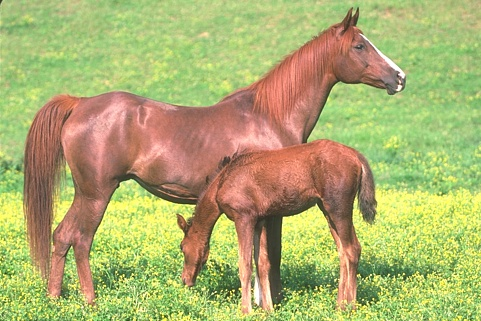
#> input picture Image Processing/TP/horse.jpg, 481 x 321 px
$ python detectionContours.py
#> lines starting #> are read from the running program, lines starting #| are printed output that depends on the picture; after the words box and inside, x2 and y2 are one past the last pixel; in counts of white or black regions, pixels touching at a corner belong together
import cv2
import matplotlib.pyplot as plt

# read the image
image = cv2.imread("horse.jpg")
#> image is the input picture: shape (321, 481, 3); mean B, G, R 111, 175.1, 174.6
# convert to RGB
image = cv2.cvtColor(image, cv2.COLOR_BGR2RGB)
# convert to grayscale
gray = cv2.cvtColor(image, cv2.COLOR_RGB2GRAY)
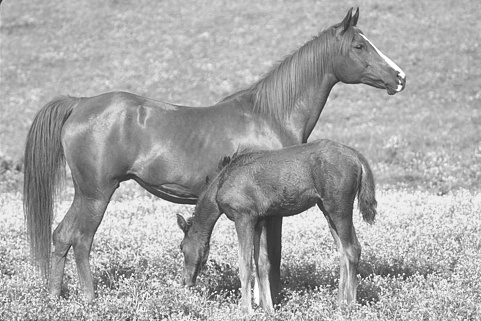
#> gray: shape (321, 481); min 37, max 255, mean 167.7
# create a binary thresholded image
_, binary = cv2.threshold(gray, 225, 255, cv2.THRESH_BINARY_INV)
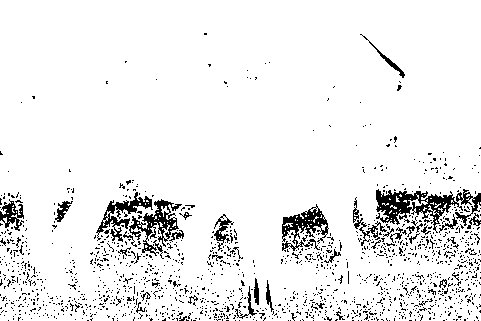
#> binary: shape (321, 481); 92.6% white; black in thin lines or dots, all inside (x1, y1, x2, y2) = (0, 33, 481, 321)
# show it
plt.imshow(binary, cmap="gray")
plt.show()
# find the contours from the thresholded image
contours, hierarchy = cv2.findContours(binary, cv2.RETR_TREE, cv2.CHAIN_APPROX_SIMPLE)
#> contours = 2021 contours, 1934 with area under 20; largest, box (x1, y1, x2, y2) and area: (0, 0, 481, 321) 152689, (375, 188, 460, 232) 1816, (128, 198, 183, 248) 1042, (281, 207, 329, 249) 952, (102, 191, 154, 221) 537
# draw all contours
image = cv2.drawContours(image, contours, -1, (0, 255, 0), 2)
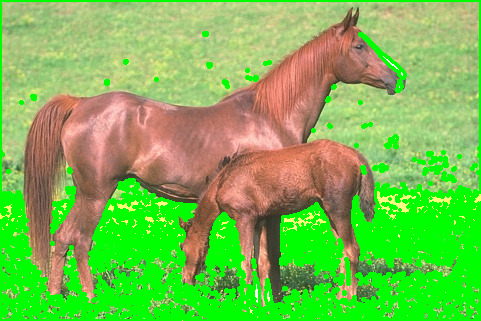
#> image: shape (321, 481, 3); mean R, G, B 122.1, 188.1, 80.3
# show the image with the drawn contours
plt.imshow(image)
plt.show()

$ run again, with Image Processing/TP/113016.jpg copied over Image Processing/TP/horse.jpg
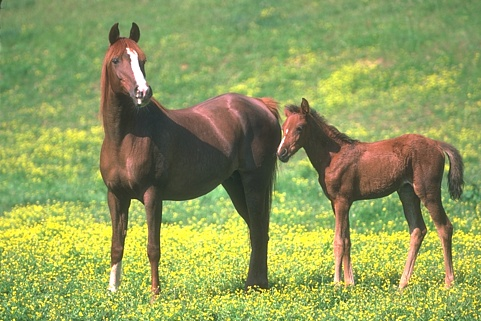
#> input picture Image Processing/TP/113016.jpg, 481 x 321 px
#> image is the input picture: shape (321, 481, 3); mean B, G, R 90.8, 157.9, 144.6
#> `_, binary = cv2.threshold(gray, 225, 255, cv2.THRESH_BINARY_INV)`:
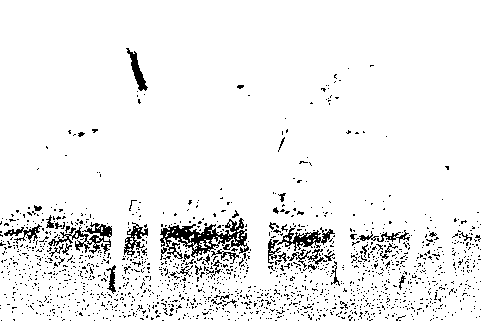
#> binary: shape (321, 481); 93.7% white; black in thin lines or dots, all inside (x1, y1, x2, y2) = (0, 48, 481, 321)
#> contours = 1993 contours, 1898 with area under 20; largest, box (x1, y1, x2, y2) and area: (0, 0, 481, 321) 153513, (159, 217, 248, 259) 1676, (276, 227, 322, 252) 506, (83, 221, 113, 255) 434, (123, 225, 149, 258) 381
#> `image = cv2.drawContours(image, contours, -1, (0, 255, 0), 2)`:
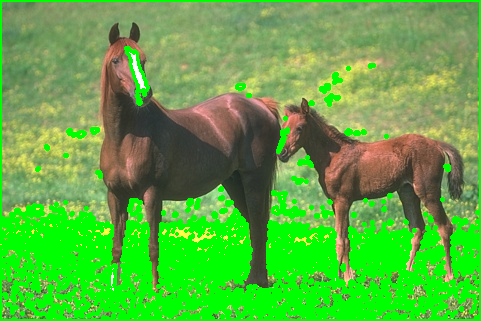
#> image: shape (321, 481, 3); mean R, G, B 92.5, 173.4, 65.2

$ run again, with Image Processing/TP/moi.jpg copied over Image Processing/TP/horse.jpg
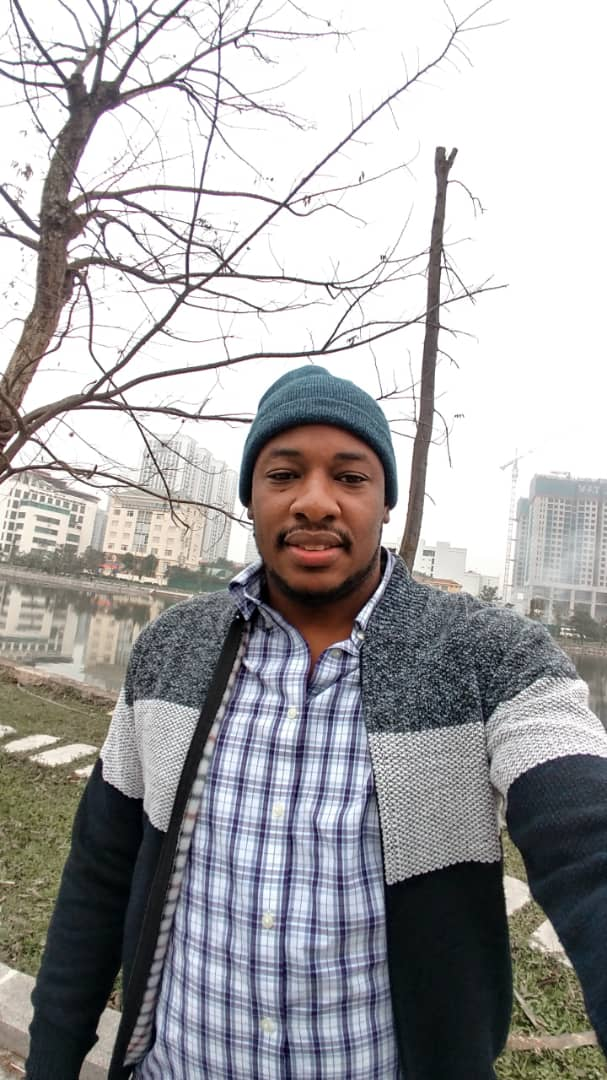
#> input picture Image Processing/TP/moi.jpg, 607 x 1080 px
#> image is the input picture: shape (1080, 607, 3); mean B, G, R 166.7, 165.4, 166.7
#> `_, binary = cv2.threshold(gray, 225, 255, cv2.THRESH_BINARY_INV)`:
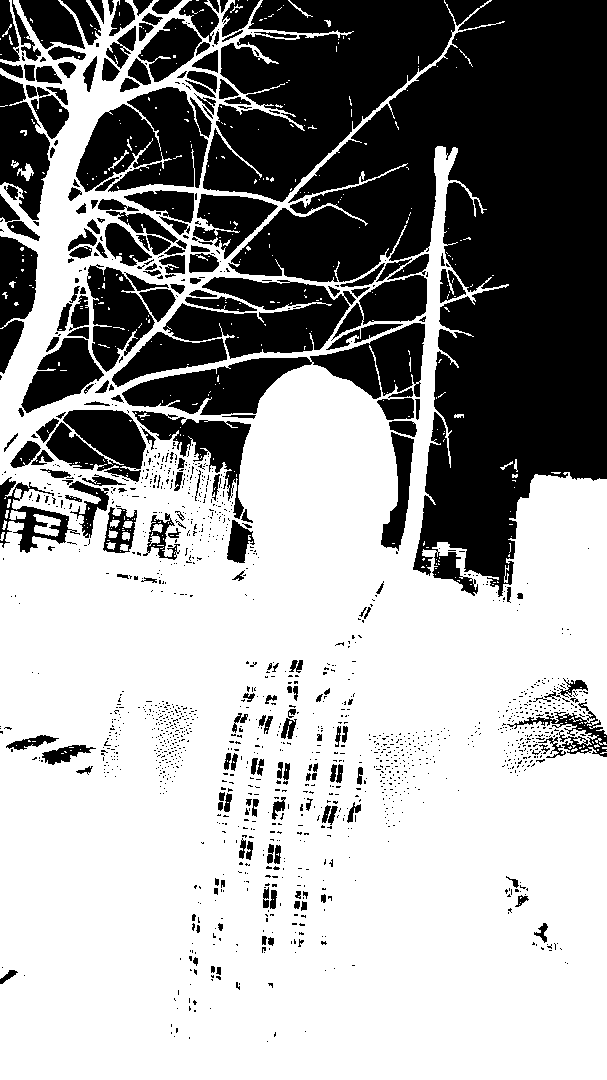
#> binary: shape (1080, 607); 62.1% white; 1554 black regions (1326 under 20 px)
#> contours = 2176 contours, 1884 with area under 20; largest, box (x1, y1, x2, y2) and area: (0, 0, 607, 1080) 493190, (75, 86, 209, 193) 9767, (162, 276, 351, 360) 9268, (121, 356, 313, 416) 6180, (45, 409, 147, 483) 5008
#> `image = cv2.drawContours(image, contours, -1, (0, 255, 0), 2)`:
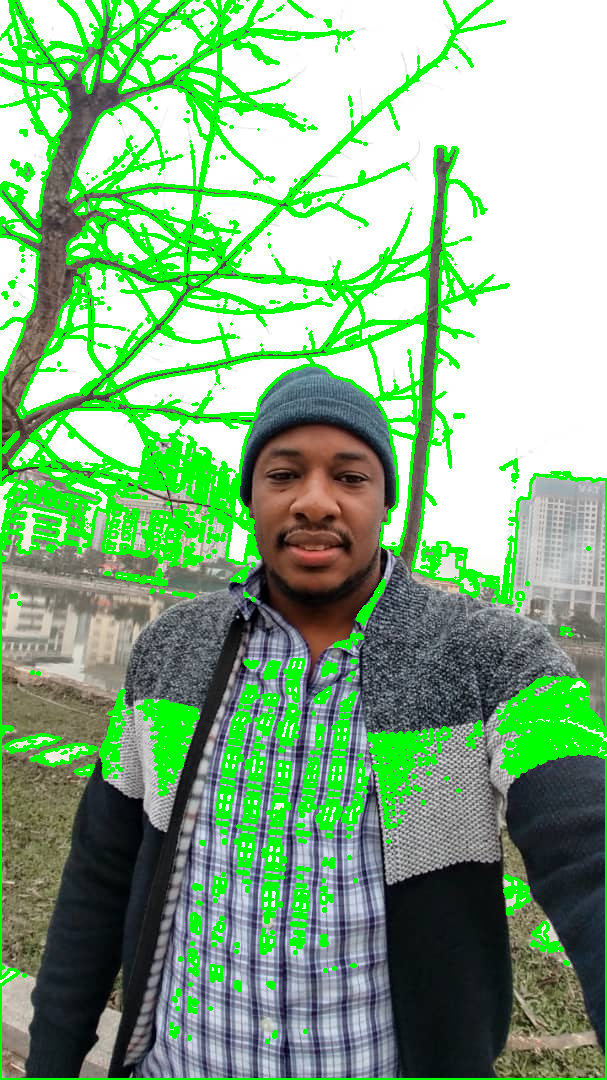
#> image: shape (1080, 607, 3); mean R, G, B 132.1, 176, 131.9
